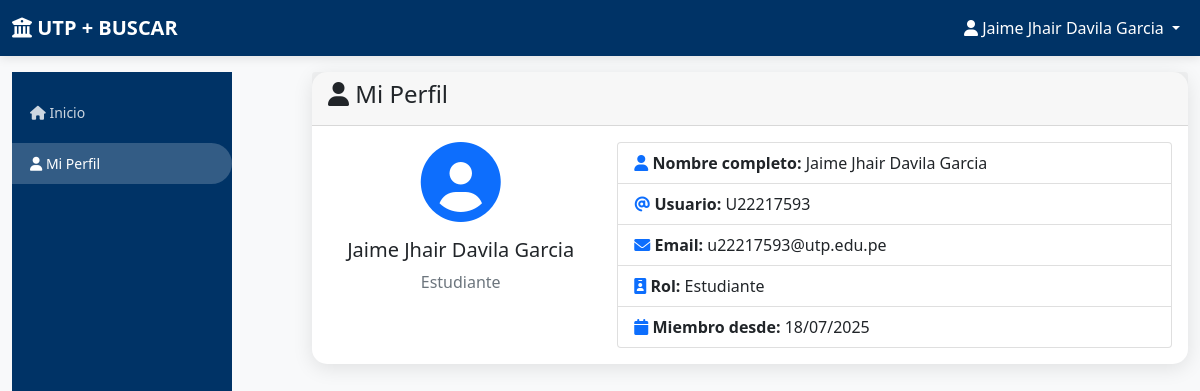
The app's page /profile (signed in) with its own data.
### app.py (models this page shows)
class User(db.Model):
    id = db.Column(db.Integer, primary_key=True)
    username = db.Column(db.String(80), unique=True, nullable=False)
    email = db.Column(db.String(120), unique=True, nullable=False)
    password_hash = db.Column(db.String(120), nullable=False)
    full_name = db.Column(db.String(100), nullable=False)
    role = db.Column(db.String(20), default='student')  # 'admin' or 'student'
    created_at = db.Column(db.DateTime, default=datetime.utcnow)

### app.py (the view)
@app.route('/profile')
def profile():
    if 'user_id' not in session:
        return redirect(url_for('login'))
    user = User.query.get(session['user_id'])
    return render_template('profile.html', user=user)

### templates/profile.html (shortened to what this page needs)
{% extends "base.html" %}
{% block content %}
<div class="row">
    <div class="col-md-3">
        <div class="sidebar">
            <div class="nav flex-column">
                <a class="nav-link" href="{{ url_for('dashboard') }}">
                    <i class="fas fa-home"></i> Inicio
                </a>
                <a class="nav-link active" href="{{ url_for('profile') }}">
                    <i class="fas fa-user"></i> Mi Perfil
                </a>
            </div>
        </div>
    </div>
    <div class="col-md-9">
        <div class="card">
            <div class="card-header">
                <h4><i class="fas fa-user"></i> Mi Perfil</h4>
            </div>
            <div class="card-body">
                <div class="row">
                    <div class="col-md-4">
                        <div class="text-center">
                            <i class="fas fa-user-circle fa-5x text-primary mb-3"></i>
                            <h5>{{ user.full_name }}</h5>
                            <p class="text-muted">{{ 'Administrador' if user.role == 'admin' else 'Estudiante' }}</p>
                        </div>
                    </div>
                    <div class="col-md-8">
                        <div class="list-group">
                            <div class="list-group-item">
                                <i class="fas fa-user text-primary"></i>
                                <strong>Nombre completo:</strong> {{ user.full_name }}
                            </div>
                            <div class="list-group-item">
                                <i class="fas fa-at text-primary"></i>
                                <strong>Usuario:</strong> {{ user.username }}
                            </div>
                            <div class="list-group-item">
                                <i class="fas fa-envelope text-primary"></i>
                                <strong>Email:</strong> {{ user.email }}
                            </div>
                            <div class="list-group-item">
                                <i class="fas fa-id-badge text-primary"></i>
                                <strong>Rol:</strong> {{ 'Administrador' if user.role == 'admin' else 'Estudiante' }}
                            </div>
                            <div class="list-group-item">
                                <i class="fas fa-calendar text-primary"></i>
                                <strong>Miembro desde:</strong> {{ user.created_at.strftime('%d/%m/%Y') }}
                            </div>
                        </div>
                    </div>
                </div>
            </div>
        </div>
    </div>
</div>
{% endblock %}

### templates/base.html (shortened to what this page needs)
<!DOCTYPE html>
<html lang="es">
<head>
    <link href="https://cdn.jsdelivr.net/npm/bootstrap@5.1.3/dist/css/bootstrap.min.css" rel="stylesheet">
    <link href="https://cdnjs.cloudflare.com/ajax/libs/font-awesome/6.0.0/css/all.min.css" rel="stylesheet">
</head>
<body>
    <nav class="navbar navbar-expand-lg navbar-dark">
        <div class="container-fluid">
            <a class="navbar-brand" href="{{ url_for('dashboard') }}">
                <i class="fas fa-university"></i> UTP + BUSCAR
            </a>
            {% if session.user_id %}
            <div class="navbar-nav ms-auto">
                <div class="nav-item dropdown">
                    <a class="nav-link dropdown-toggle text-white" href="#" id="navbarDropdown" role="button" data-bs-toggle="dropdown">
                        <i class="fas fa-user"></i> {{ session.full_name }}
                    </a>
                </div>
            </div>
            {% endif %}
        </div>
    </nav>
    <div class="container-fluid mt-3">
        {% block content %}{% endblock %}
    </div>
</body>
</html>

### templates/base.html (style rules this page uses)
:root { --utp-primary: #003366; --utp-secondary: #003366; --utp-accent: #ff6600; --utp-light: #f8f9fa; --utp-dark: #212529; }
body { font-family: 'Segoe UI', Tahoma, Geneva, Verdana, sans-serif; background-color: var(--utp-light); }
.navbar-brand { font-weight: bold; color: white !important; }
.navbar { background: linear-gradient(135deg, var(--utp-primary), var(--utp-secondary)); box-shadow: 0 2px 10px rgba(0,0,0,0.1); }
.card { border: none; border-radius: 15px; box-shadow: 0 4px 20px rgba(0,0,0,0.1); transition: all 0.3s ease; }
.sidebar { background: linear-gradient(135deg, var(--utp-primary), var(--utp-secondary)); min-height: 100vh; height: auto; padding: 15px 0; width: 220px; }
.row { display: flex; align-items: stretch; }
@media (min-width: 768px) { .sidebar { position: sticky; top: 0; height: 100vh; overflow-y: auto; } }
.sidebar .nav-link { color: rgba(255,255,255,0.8); padding: 10px 18px; margin: 5px 0; border-radius: 0 25px 25px 0; transition: all 0.3s ease; font-size: 14px; }
.sidebar .nav-link.active { background: rgba(255,255,255,0.2); color: white; }

### records on screen
User: full_name "Jaime Jhair Davila Garcia", role "Estudiante", username "U22217593", email "u22217593@utp.edu.pe", created_at "18/07/2025"
